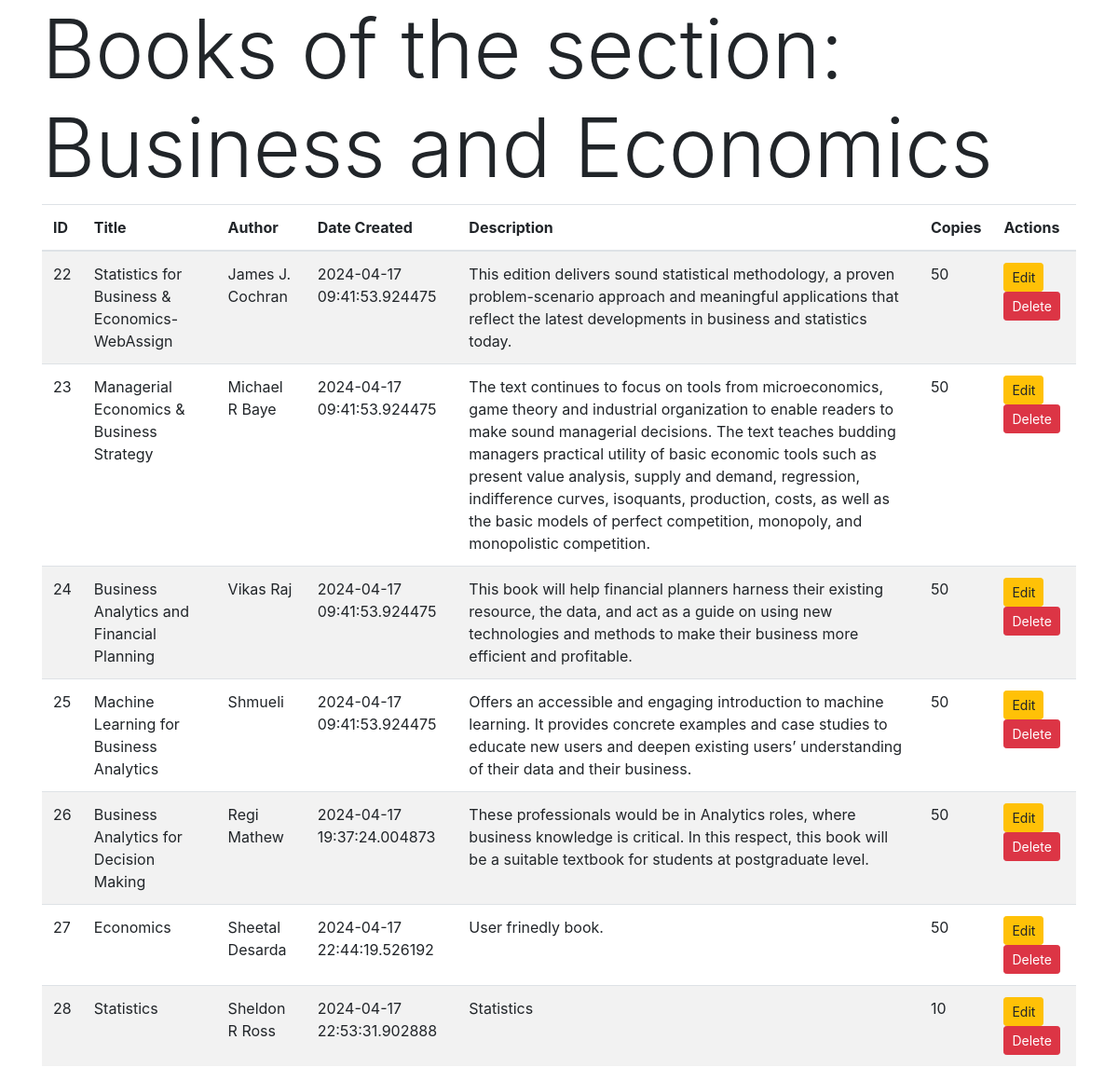
Page /admin/sections/view/1 on the committed database.
### models.py (models this page shows)
class Section(db.Model):
    __tablename__ = "section"
    id = db.Column(db.Integer, primary_key=True)
    name = db.Column(db.String(64), nullable=False)
    date_created = db.Column(db.DateTime, nullable=False, default=datetime.now)
    ebooks = db.relationship("Book", backref="section", lazy=True)

class Book(db.Model):
    __tablename__ = "book"
    id = db.Column(db.Integer, primary_key=True)
    title = db.Column(db.String(64), nullable=False)
    author = db.Column(db.String(64), nullable=False)
    date_created = db.Column(db.DateTime, nullable=False, default=datetime.now)
    description = db.Column(db.String(512), nullable=True)
    copies = db.Column(db.Integer, nullable=False)
    section_id = db.Column(db.Integer, db.ForeignKey('section.id'), nullable=True)
    blink = db.Column(db.String(64), nullable=False)
    book_feedback = db.relationship('Feedback', backref='books', lazy=True)
    sect = db.relationship('Section', backref=db.backref('books', lazy=True))

### routes.py (the view)
@app.route('/admin/sections/view/<int:id>')
def view(id):
    section=Section.query.get(id)
    return render_template('section/view.html',section=section)

### templates/section/view.html (shortened to what this page needs)
<!DOCTYPE html>
<html lang="en">
<head>
    <link href="https://stackpath.bootstrapcdn.com/bootstrap/4.5.2/css/bootstrap.min.css" rel="stylesheet">
</head>
<body>
    <div class="container">
        <h2 class="display-2">Books of the section: {{section.name}}</h2>
        <div class="table-container">
            <table class="table table-striped">
                <thead>
                    <tr>
                        <th>ID</th>
                        <th>Title</th>
                        <th>Author</th>
                        <th>Date Created</th>
                        <th>Description</th>
                        <th>Copies</th>
                        <th>Actions</th>
                    </tr>
                </thead>
                <tbody>
                    {% for book in section.ebooks %}
                        <tr>
                            <td>{{ book.id }}</td>
                            <td>{{ book.title }}</td>
                            <td>{{ book.author }}</td>
                            <td>{{ book.date_created }}</td>
                            <td>{{ book.description }}</td>
                            <td>{{ book.copies }}</td>
                            <td>
                                <a href="/admin/books/edit/{{ book.id }}" class="btn btn-sm btn-warning">Edit</a>
                                <a href="/admin/books/delete/{{ book.id }}" class="btn btn-sm btn-danger">Delete</a>
                            </td>
                        </tr>
                    {% endfor %}
                </tbody>
            </table>
    </div>
</body>
</html>

### rows in the picture
Section: name "Business and Economics"
Book: id "22", title "Statistics for Business & Economics- WebAssign", author "James J. Cochran", date_created "2024-04-17 09:41:53.924475", description "This edition delivers sound statistical methodology, a proven problem-scenario approach and meaningful applications that reflect the latest developments in business and statistics today.", copies "50"
Book: id "23", title "Managerial Economics & Business Strategy", author "Michael R Baye", date_created "2024-04-17 09:41:53.924475", description "The text continues to focus on tools from microeconomics, game theory and industrial organization to enable readers to make sound managerial decisions. The text teaches budding managers practical utility of basic economic tools such as present value analysis, supply and demand, regression, indifference curves, isoquants, production, costs, as well as the basic models of perfect competition, monopoly, and monopolistic competition.", copies "50"
Book: id "24", title "Business Analytics and Financial Planning", author "Vikas Raj", date_created "2024-04-17 09:41:53.924475", description "This book will help financial planners harness their existing resource, the data, and act as a guide on using new technologies and methods to make their business more efficient and profitable.", copies "50"
Book: id "25", title "Machine Learning for Business Analytics", author "Shmueli", date_created "2024-04-17 09:41:53.924475", description "Offers an accessible and engaging introduction to machine learning. It provides concrete examples and case studies to educate new users and deepen existing users’ understanding of their data and their business.", copies "50"
Book: id "26", title "Business Analytics for Decision Making", author "Regi Mathew", date_created "2024-04-17 19:37:24.004873", description "These professionals would be in Analytics roles, where business knowledge is critical. In this respect, this book will be a suitable textbook for students at postgraduate level.", copies "50"
Book: id "27", title "Economics", author "Sheetal Desarda", date_created "2024-04-17 22:44:19.526192", description "User frinedly book.", copies "50"
Book: id "28", title "Statistics", author "Sheldon R Ross", date_created "2024-04-17 22:53:31.902888", description "Statistics", copies "10"
